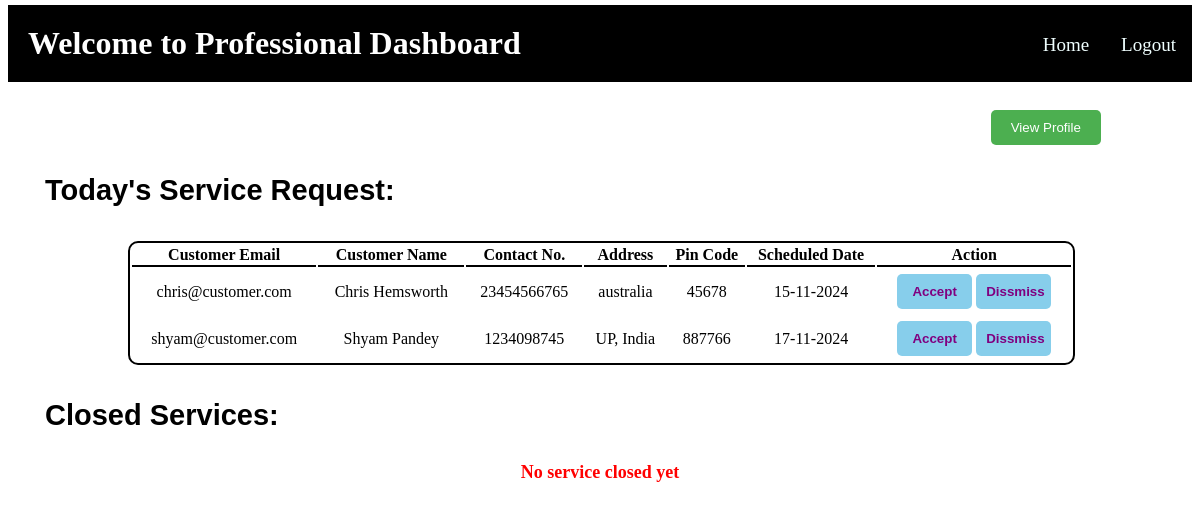
/prof_home (signed in), run on the app's committed database.
### app.py (models this page shows, shortened)
class Customer(db.Model, UserMixin):
    __tablename__='customer'
    email=db.Column(db.String(), primary_key=True)
    password=db.Column(db.String(), nullable=False)
    fullname=db.Column(db.String(), nullable=False)
    address=db.Column(db.String(), nullable=False, unique=True)
    contact=db.Column(db.Integer, unique=True, nullable=False)
    pin_code=db.Column(db.Integer, nullable=False)
    status=db.Column(db.String(), default='Unblock')

### app.py (the view, shortened to what this page needs)
@app.route("/prof_home",methods=["GET","POST"])
@login_required
def prof_home():
    if request.method=="GET":
        alert=request.args.get('alert')
        close_req=Service_Request.query.filter_by(professional_id=current_user.email, status='Closed by customer').all()
        custom_data=[]
        service_close=[]
        prof=Professional.query.filter_by(email=current_user.email).first()
        serv_req=Service_Request.query.with_entities(Service_Request.customer_id).filter_by(service_name=current_user.service_name).all()
        for email_id in serv_req:
            custom_data+=[(Customer.query.filter_by(email=email_id[0]).first(),Service_Request.query.with_entities(Service_Request.scheduled_date).filter_by(customer_id=email_id[0]).first())]
        for service in close_req:
            service_close+=[service]
        if alert:
            return render_template("professional_home.html", prof_data=prof, customer_details=custom_data, closed_services=service_close, alert=alert, edit=False)
        return render_template("professional_home.html", prof_data=prof, customer_details=custom_data, closed_services=service_close, edit=False)

### app.py (called while the page is built)
@login.user_loader
def load_user(email):
    if session['role']=='customer':
        return Customer.query.filter_by(email=email).first()
    if session['role']=='admin':
        return Admin.query.filter_by(email_id=email).first()
    if session['role']=='professional':
        return Professional.query.filter_by(email=email).first()

### templates/professional_home.html (shortened to what this page needs)
<!DOCTYPE html>
<html lang="en">
<head>
</head>
<body>
    <div class="navbar">
        <h2>Welcome to Professional Dashboard</h2>
        <a href="/logout_user">Logout</a>
        <a href="/prof_home">Home</a>
    </div><br><br>
    <div class="profile">
        <button>View Profile</button>
    </div>
    <h3 class="heading">Today's Service Request: </h3>
    {% if customer_details %}
    <table>
        <tr>
            <th>Customer Email</th>
            <th>Customer Name</th>
            <th>Contact No.</th>
            <th>Address</th>
            <th>Pin Code</th>
            <th>Scheduled Date</th>
            <th>Action</th>
        </tr>
        {% for record in customer_details %}
        <tr>
            <td>{{record[0].email}}</td>
            <td>{{record[0].fullname}}</td>
            <td>{{record[0].contact}}</td>
            <td>{{record[0].address}}</td>
            <td>{{record[0].pin_code}}</td>
            <td>{{record[1][0].strftime('%d-%m-%Y')}}</td>
            <td>
                <form action="/prof_home" method="POST">
                    <button class='btn' name="action" value="Accept{{record[0].email}}">Accept</button>
                    <button class='btn' name="action" value="Dismiss{{record[0].email}}">Dissmiss</button>
                </form>
            </td>
        </tr>
        {% endfor %}
    </table>
    {% else %}
    <p class="message">No service request recieved yet </p>
    {% endif %}
    <h3 class="heading">Closed Services: </h2>
        {% if closed_services %}
        <table>
            <tr>
                <th>Request ID</th>
                <th>Service ID</th>
                <th>Customer ID</th>
                <th>Action</th>
            </tr>
            {% for record in closed_services %}
            <tr>
                <td>{{record.request_id}}</td>
                <td>{{record.service_id}}</td>
                <td>{{record.customer_id}}</td>
                <td>{{record.status}}</td>
            </tr>
            {% endfor %}
        </table>
        {% else %}
        <p class="message">No service closed yet</p>
        {% endif %}
</body>
</html>

### templates/professional_home.html (style rules this page uses)
.navbar { background-color: black; color: white; margin-top: -3px; }
h2 { font-size: xx-large; font-weight: bolder; margin-bottom: -35px; padding: 20px; margin-top: 2px; font-family: 'Cambria, Cochin, Georgia, Times, ' Times New Roman', serif'; }
.navbar a { font-size: 19px; float: right; display: block; text-align: center; padding: 0px 16px; text-decoration: none; color: azure; margin-top: -13px; margin-bottom: 28px; }
.profile { position: relative; display: inline-block; left: 83%; margin-top: 27px; }
button { background-color: #4CAF50; color: white; padding: 10px 20px; border: none; cursor: pointer; border-radius: 5px; }
p { text-align: center; color: red; font-weight: bold; font-size: 19px; }
.message { font-size: 18px; text-align: center; margin-top: 30px; }
table { border: 2px solid black; margin: 34px 120px; width: 80%; border-radius: 10px; }
th { border-bottom: 2px solid black; }
td { padding: 5px; text-align: center; }
.heading { font-size: 29px; margin-left: 37px; font-family: 'Trebuchet MS', 'Lucida Sans Unicode', 'Lucida Grande', 'Lucida Sans', Arial, sans-serif; }
.btn { width: 75px; padding: 10px; background-color: skyblue; color: purple; font-weight: bolder; }

### data on the page
Customer: email "chris@customer.com", fullname "Chris Hemsworth", contact "23454566765", address "australia", pin_code "45678", record "15-11-2024"
Customer: email "shyam@customer.com", fullname "Shyam Pandey", contact "1234098745", address "UP, India", pin_code "887766", record "17-11-2024"
